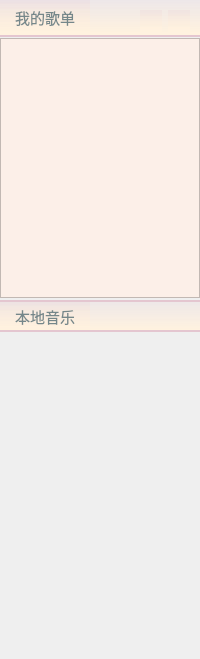
   <widget class="QWidget" name="Leftnav" native="true">
    <property name="geometry">
     <rect>
      <x>0</x>
      <y>60</y>
      <width>200</width>
      <height>659</height>
     </rect>
    </property>
    <property name="contextMenuPolicy">
     <enum>Qt::NoContextMenu</enum>
    </property>
    <widget class="QListWidget" name="PlaylistWidget">
     <property name="geometry">
      <rect>
       <x>0</x>
       <y>38</y>
       <width>200</width>
       <height>260</height>
      </rect>
     </property>
     <property name="font">
      <font>
       <family>微软雅黑 Light</family>
       <pointsize>11</pointsize>
      </font>
     </property>
     <property name="cursor" stdset="0">
      <cursorShape>ArrowCursor</cursorShape>
     </property>
     <property name="focusPolicy">
      <enum>Qt::ClickFocus</enum>
     </property>
     <property name="toolTip">
      <string/>
     </property>
     <property name="styleSheet">
      <string notr="true">
QListWidget QScrollBar:vertical{width:8px;}
QListWidget{;background-color: rgb(252, 239, 232);color: rgb(112, 112, 112);alternate-background-color: rgb(248, 235, 230);outline:0px;}
QListWidget::item:selected:!active{
border-image: url(:/bg/item.png);color:black}
QListWidget::item:selected:active{
border-image: url(:/bg/item.png);color:black}
QListWidget::item:hover{text-indent:9px;
background-color: rgb(255, 242, 223);color:black}



</string>
     </property>
     <property name="frameShadow">
      <enum>QFrame::Raised</enum>
     </property>
     <property name="lineWidth">
      <number>0</number>
     </property>
     <property name="verticalScrollBarPolicy">
      <enum>Qt::ScrollBarAsNeeded</enum>
     </property>
     <property name="horizontalScrollBarPolicy">
      <enum>Qt::ScrollBarAsNeeded</enum>
     </property>
     <property name="sizeAdjustPolicy">
      <enum>QAbstractScrollArea::AdjustIgnored</enum>
     </property>
     <property name="autoScroll">
      <bool>true</bool>
     </property>
     <property name="autoScrollMargin">
      <number>16</number>
     </property>
     <property name="editTriggers">
      <set>QAbstractItemView::NoEditTriggers</set>
     </property>
     <property name="tabKeyNavigation">
      <bool>false</bool>
     </property>
     <property name="dragEnabled">
      <bool>true</bool>
     </property>
     <property name="dragDropMode">
      <enum>QAbstractItemView::NoDragDrop</enum>
     </property>
     <property name="defaultDropAction">
      <enum>Qt::CopyAction</enum>
     </property>
     <property name="alternatingRowColors">
      <bool>true</bool>
     </property>
     <property name="selectionBehavior">
      <enum>QAbstractItemView::SelectItems</enum>
     </property>
     <property name="verticalScrollMode">
      <enum>QAbstractItemView::ScrollPerItem</enum>
     </property>
     <property name="horizontalScrollMode">
      <enum>QAbstractItemView::ScrollPerItem</enum>
     </property>
     <property name="movement">
      <enum>QListView::Static</enum>
     </property>
     <property name="isWrapping" stdset="0">
      <bool>false</bool>
     </property>
     <property name="resizeMode">
      <enum>QListView::Adjust</enum>
     </property>
     <property name="layoutMode">
      <enum>QListView::SinglePass</enum>
     </property>
     <property name="spacing">
      <number>0</number>
     </property>
     <property name="viewMode">
      <enum>QListView::ListMode</enum>
     </property>
     <property name="uniformItemSizes">
      <bool>false</bool>
     </property>
     <property name="batchSize">
      <number>200</number>
     </property>
     <property name="wordWrap">
      <bool>false</bool>
     </property>
     <property name="selectionRectVisible">
      <bool>false</bool>
     </property>
    </widget>
    <widget class="Line" name="line_3">
     <property name="geometry">
      <rect>
       <x>0</x>
       <y>35</y>
       <width>200</width>
       <height>2</height>
      </rect>
     </property>
     <property name="styleSheet">
      <string notr="true">background-color: rgb(228, 198, 208);</string>
     </property>
     <property name="lineWidth">
      <number>0</number>
     </property>
     <property name="orientation">
      <enum>Qt::Horizontal</enum>
     </property>
    </widget>
    <widget class="QPushButton" name="newListButton">
     <property name="geometry">
      <rect>
       <x>168</x>
       <y>10</y>
       <width>22</width>
       <height>22</height>
      </rect>
     </property>
     <property name="font">
      <font>
       <family>微软雅黑 Light</family>
       <pointsize>11</pointsize>
      </font>
     </property>
     <property name="cursor">
      <cursorShape>PointingHandCursor</cursorShape>
     </property>
     <property name="toolTip">
      <string>新建列表</string>
     </property>
     <property name="styleSheet">
      <string notr="true">QPushButton#newListButton:hover{
	border-image: url(:/bg/add_hover.png);}

QPushButton
{background:
qlineargradient(spread:pad, x1:0, y1:1, x2:0, y2:0, stop:0.06 rgb(255, 242, 223), stop:1 rgb(228, 198, 208,50));
	border-image: url(:/bg/add.png);
color:#75878a;
    border:0px;
}</string>
     </property>
     <property name="text">
      <string/>
     </property>
     <property name="flat">
      <bool>true</bool>
     </property>
    </widget>
    <widget class="QPushButton" name="toListButton">
     <property name="geometry">
      <rect>
       <x>0</x>
       <y>0</y>
       <width>90</width>
       <height>35</height>
      </rect>
     </property>
     <property name="font">
      <font>
       <family>微软雅黑</family>
       <pointsize>11</pointsize>
      </font>
     </property>
     <property name="cursor">
      <cursorShape>ArrowCursor</cursorShape>
     </property>
     <property name="toolTip">
      <string/>
     </property>
     <property name="styleSheet">
      <string notr="true">color:#75878a;
border:0px;
background:
qlineargradient(spread:pad, x1:0, y1:1, x2:0, y2:0, stop:0.06 rgb(255, 242, 223), stop:1 rgb(228, 198, 208,50));</string>
     </property>
     <property name="text">
      <string>我的歌单</string>
     </property>
    </widget>
    <widget class="QPushButton" name="moveUpButton">
     <property name="geometry">
      <rect>
       <x>140</x>
       <y>10</y>
       <width>22</width>
       <height>22</height>
      </rect>
     </property>
     <property name="cursor">
      <cursorShape>PointingHandCursor</cursorShape>
     </property>
     <property name="toolTip">
      <string>上移</string>
     </property>
     <property name="styleSheet">
      <string notr="true">QPushButton:hover{
	border-image: url(:/bg/moveup_hover.png);;}


QPushButton
{
	background:
qlineargradient(spread:pad, x1:0, y1:1, x2:0, y2:0, stop:0.06 rgb(255, 242, 223), stop:1 rgb(228, 198, 208,50));
	border-image: url(:/bg/moveup.png);
color:#75878a;
    border:0px;
}</string>
     </property>
     <property name="text">
      <string/>
     </property>
    </widget>
    <widget class="QPushButton" name="toListButton_2">
     <property name="geometry">
      <rect>
       <x>0</x>
       <y>300</y>
       <width>90</width>
       <height>32</height>
      </rect>
     </property>
     <property name="font">
      <font>
       <family>微软雅黑</family>
       <pointsize>11</pointsize>
      </font>
     </property>
     <property name="toolTip">
      <string/>
     </property>
     <property name="styleSheet">
      <string notr="true">color:#75878a;
border:0px;
background:
qlineargradient(spread:pad, x1:0, y1:1, x2:0, y2:0, stop:0.06 rgb(255, 242, 223), stop:1 rgb(228, 198, 208,50));</string>
     </property>
     <property name="text">
      <string>本地音乐</string>
     </property>
    </widget>
    <widget class="Line" name="line_13">
     <property name="geometry">
      <rect>
       <x>0</x>
       <y>300</y>
       <width>200</width>
       <height>2</height>
      </rect>
     </property>
     <property name="styleSheet">
      <string notr="true">background-color: rgb(228, 198, 208);</string>
     </property>
     <property name="lineWidth">
      <number>0</number>
     </property>
     <property name="orientation">
      <enum>Qt::Horizontal</enum>
     </property>
    </widget>
    <widget class="Line" name="line_14">
     <property name="geometry">
      <rect>
       <x>0</x>
       <y>330</y>
       <width>200</width>
       <height>2</height>
      </rect>
     </property>
     <property name="styleSheet">
      <string notr="true">background-color: rgb(228, 198, 208);</string>
     </property>
     <property name="lineWidth">
      <number>0</number>
     </property>
     <property name="orientation">
      <enum>Qt::Horizontal</enum>
     </property>
    </widget>
    <widget class="QLabel" name="label">
     <property name="geometry">
      <rect>
       <x>0</x>
       <y>300</y>
       <width>201</width>
       <height>32</height>
      </rect>
     </property>
     <property name="styleSheet">
      <string notr="true">background:
qlineargradient(spread:pad, x1:0, y1:1, x2:0, y2:0, stop:0.06 rgb(255, 242, 223), stop:1 rgb(228, 198, 208,50));</string>
     </property>
     <property name="text">
      <string/>
     </property>
    </widget>
    <widget class="QLabel" name="label_3">
     <property name="geometry">
      <rect>
       <x>0</x>
       <y>0</y>
       <width>201</width>
       <height>35</height>
      </rect>
     </property>
     <property name="styleSheet">
      <string notr="true">background:
qlineargradient(spread:pad, x1:0, y1:1, x2:0, y2:0, stop:0.06 rgb(255, 242, 223), stop:1 rgb(228, 198, 208,50));</string>
     </property>
     <property name="text">
      <string/>
     </property>
    </widget>
    <widget class="QPushButton" name="refreshButton">
     <property name="geometry">
      <rect>
       <x>170</x>
       <y>306</y>
       <width>21</width>
       <height>21</height>
      </rect>
     </property>
     <property name="font">
      <font>
       <family>微软雅黑 Light</family>
       <pointsize>11</pointsize>
      </font>
     </property>
     <property name="cursor">
      <cursorShape>PointingHandCursor</cursorShape>
     </property>
     <property name="toolTip">
      <string>刷新</string>
     </property>
     <property name="styleSheet">
      <string notr="true">
QPushButton
{
	border-image: url(:/buttons/refresh.png);

color:#75878a;
    border:0px;
}</string>
     </property>
     <property name="text">
      <string/>
     </property>
     <property name="flat">
      <bool>true</bool>
     </property>
    </widget>
    <zorder>label_3</zorder>
    <zorder>label</zorder>
    <zorder>PlaylistWidget</zorder>
    <zorder>line_3</zorder>
    <zorder>newListButton</zorder>
    <zorder>toListButton</zorder>
    <zorder>moveUpButton</zorder>
    <zorder>toListButton_2</zorder>
    <zorder>line_13</zorder>
    <zorder>line_14</zorder>
    <zorder>refreshButton</zorder>
   </widget>
